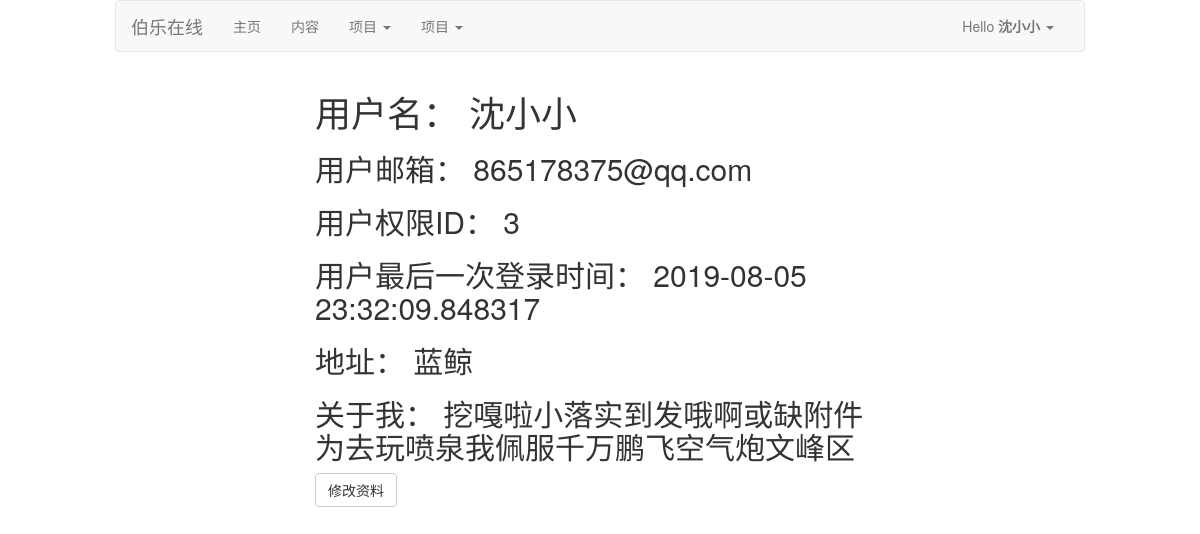
Before: /user/沈小小 (signed in) with the older database file.
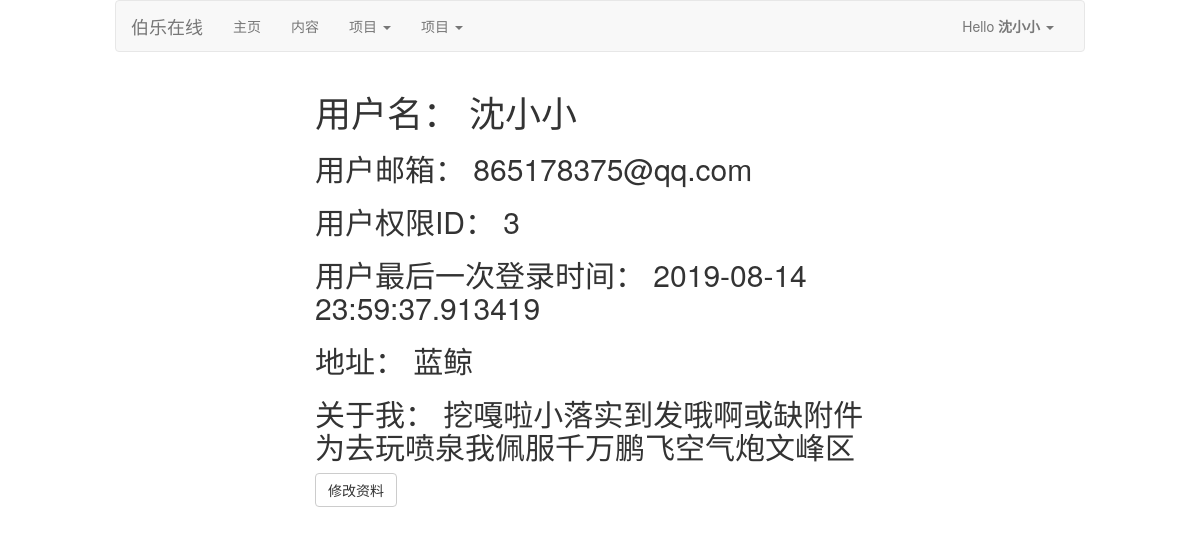
After: the same page with the newer database file.
### app/models.py (models this page shows, shortened)
class User(UserMixin, db.Model):
    __tablename__ = 'user'
    user_id = db.Column(db.Integer, primary_key=True, comment='用户ID')
    user_name = db.Column(db.String(50), unique=True, comment='用户名')
    user_email = db.Column(db.String(20), unique=True, comment='邮箱')
    user_mbl_nm = db.Column(db.String(20), unique=True, comment='用户电话')
    user_passwd_hash = db.Column(db.String(255), comment='用户密码')
    role_id = db.Column(db.Integer, db.ForeignKey('role.role_id'))
    confirmed = db.Column(db.Boolean, default=False)
    location = db.Column(db.String(64))
    about_me = db.Column(db.Text())
    member_since = db.Column(db.DateTime(), default=datetime.now)
    last_seen = db.Column(db.DateTime(), default=datetime.now)
    post = db.relationship('Post', backref='post', lazy='dynamic')
    def ping(self):
        self.last_seen = datetime.now()
        db.session.add(self)
        db.session.commit()
    @property
    def user_passwd(self):
        raise AttributeError('密码不可读')
    def get_id(self):
        return (self.user_id)

### app/auth/views.py (the view)
@auth_bp.route('/user/<username>')
@login_required
@pysnooper.snoop()
def user(username):
    user = User.query.filter_by(user_name=username).first_or_404()
    if user == current_user:  # 判断当前登录的用户是否为链接选择的用户
        return render_template('auth/user.html', user=user)
    return '链接错误。。。'

### app/auth/views.py (called while the page is built)
@auth_bp.before_app_request
@pysnooper.snoop()
def before_request():
    if current_user.is_authenticated:
        current_user.ping()
        if not current_user.confirmed \
               and request.endpoint \
               and request.blueprint != 'auth' \
               and request.endpoint != 'static':
            r = redirect(url_for('auth.unconfirmed'))
            return r

### app/models.py (called while the page is built)
@manager.user_loader
def load_user(user_id):
    return User.query.get(int(user_id))

### app/templates/auth/user.html (shortened to what this page needs)
{% extends 'main/base.html' %}
{% block content %}
    <div class="col-md-6 col-md-offset-3">
        <h1>用户名： {{ user.user_name }}</h1>
        <h2>用户邮箱： {{ user.user_email }}</h2>
        <h2>用户权限ID： {{ user.role_id }}</h2>
        <h2>用户最后一次登录时间： {{ user.last_seen }}</h2>
        <h2>地址： {{ user.location }}</h2>
        <h2>关于我： {{ user.about_me }}</h2>
        <a href="{{ url_for("auth.edit_profile") }}" class="btn btn-default">修改资料</a>
    </div>
    <div class="col-md-3 col-md-offset-4">
    </div>
{% endblock %}

### app/templates/main/base.html (shortened to what this page needs)
{% extends 'bootstrap/base.html' %}
{% block html_attribs %} lang="zh"{% endblock %}
{% block styles %}
    <link rel="stylesheet" href="{{ url_for('static', filename='css/bootstrap.min.css') }}" >
    <link rel="stylesheet" href="{{ url_for('static', filename='css/bootstrap.css') }}" >
    <link rel="stylesheet" href="{{ url_for('static', filename='css/mycss.css') }}" >
{% endblock %}
{% block navbar %}
    <div class="col-md-10 col-lg-offset-1">   <nav class="navbar navbar-default">
        <div class="container-fluid">
            <div class="navbar-header">
                <span class="navbar-brand">伯乐在线</span>
            </div>
            <div class="navbar-collapse collapse" id="9b4e19e40f128155557f6ec359406246a0593bf9">
                <ul class="nav navbar-nav">
                    <li>
                        <a href="/" title="主页">主页</a>
                    </li>
                    <li>
                        <a href="/" title="内容">内容</a>
                    </li>
                    <li class="dropdown">
                        <a aria-expanded="false" aria-haspopup="true" class="dropdown-toggle" data-toggle="dropdown" href="#" role="button">项目
                            <span class="caret"></span>
                        </a>
                    </li>
                    <li class="dropdown">
                        <a aria-expanded="false" aria-haspopup="true" class="dropdown-toggle" data-toggle="dropdown" href="#" role="button">项目
                            <span class="caret"></span>
                        </a>
                    </li>
                </ul>
                <ul class="nav navbar-nav navbar-right">
                    {% if current_user.is_authenticated %}
                        <li class="dropdown">
                            <a aria-expanded="false" aria-haspopup="true" class="dropdown-toggle" data-toggle="dropdown" href="{{ url_for('auth.logout') }}" role="button">
                              Hello <b>{{ current_user.user_name }}</b>
                                <span class="caret"></span>
                            </a>
                        </li>
                    {% else %}
                        <li><a href="{{ url_for('auth.login') }}">登录</a></li>
                        <li><a href="{{ url_for('auth.register') }}">注册</a></li>
                    {% endif %}
                </ul>
            </div>
        </div>
    </nav>    </div>
{% endblock %}

### app/static/css/mycss.css (style rules this page uses)
ul, li, ol, dl, dd, dt, form { list-style: none; margin: 0; padding: 0; }

Changed rows visible on the page:
changed User "沈小小": last_seen "2019-08-05 23:32:09.848317" → "2019-08-14 23:59:37.913419"
